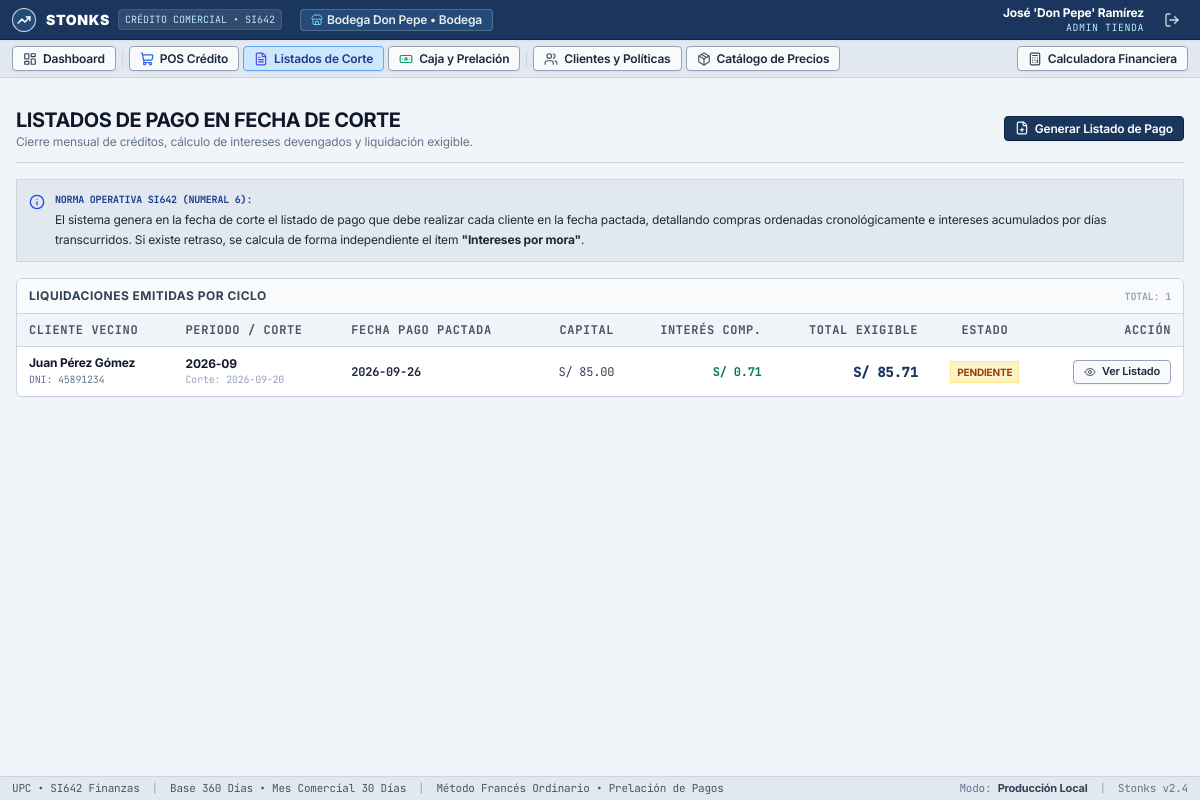
The app's page /liquidaciones (signed in) with its own data.
### tables this page shows
CREATE TABLE tiendas (
        id INTEGER PRIMARY KEY AUTOINCREMENT,
        admin_usuario_id INTEGER NOT NULL,
        razon_social TEXT NOT NULL,
        nombre_comercial TEXT NOT NULL,
        ruc TEXT UNIQUE NOT NULL,
        giro TEXT NOT NULL,
        direccion TEXT NOT NULL,
        telefono TEXT NOT NULL,
        correo TEXT,
        moneda_principal TEXT DEFAULT 'PEN',
        activa INTEGER DEFAULT 1,
        fecha_creacion TIMESTAMP DEFAULT CURRENT_TIMESTAMP,
        FOREIGN KEY (admin_usuario_id) REFERENCES usuarios (id)
    );

CREATE TABLE liquidaciones_corte (
        id INTEGER PRIMARY KEY AUTOINCREMENT,
        tienda_id INTEGER NOT NULL,
        cliente_id INTEGER NOT NULL,
        periodo_mes_anio TEXT NOT NULL,
        fecha_corte DATE NOT NULL,
        fecha_pago_pactada DATE NOT NULL,
        subtotal_capital REAL NOT NULL,
        total_interes_compensatorio REAL NOT NULL,
        total_interes_mora REAL DEFAULT 0.0,
        total_exigible REAL NOT NULL,
        dias_mora INTEGER DEFAULT 0,
        estado TEXT DEFAULT 'Pendiente' CHECK(estado IN ('Pendiente', 'Pagado', 'En_Mora')),
        fecha_pago_real DATE,
        fecha_emision TIMESTAMP DEFAULT CURRENT_TIMESTAMP,
        FOREIGN KEY (tienda_id) REFERENCES tiendas (id),
        FOREIGN KEY (cliente_id) REFERENCES clientes (id),
        UNIQUE(tienda_id, cliente_id, periodo_mes_anio)
    );

CREATE TABLE clientes (
        id INTEGER PRIMARY KEY AUTOINCREMENT,
        tienda_id INTEGER NOT NULL,
        usuario_id INTEGER,
        tipo_documento TEXT DEFAULT 'DNI',
        num_documento TEXT NOT NULL,
        nombres TEXT NOT NULL,
        apellidos TEXT NOT NULL,
        direccion TEXT NOT NULL,
        telefono TEXT NOT NULL,
        correo TEXT,
        moneda TEXT DEFAULT 'PEN' CHECK(moneda IN ('PEN', 'USD')),
        limite_credito REAL NOT NULL DEFAULT 500.0,
        plazo_maximo_meses INTEGER NOT NULL DEFAULT 6,
        dia_corte INTEGER NOT NULL DEFAULT 20,
        dia_pago INTEGER NOT NULL DEFAULT 26,
        tipo_tasa_comp TEXT DEFAULT 'TEA' CHECK(tipo_tasa_comp IN ('TEA', 'TNA')),
        tasa_comp REAL NOT NULL DEFAULT 0.24,
        cap_comp TEXT DEFAULT 'Diaria',
        tipo_tasa_mora TEXT DEFAULT 'TEA' CHECK(tipo_tasa_mora IN ('TEA', 'TNA')),
        tasa_mora REAL NOT NULL DEFAULT 0.05,
        cap_mora TEXT DEFAULT 'Diaria',
        cok_anual REAL NOT NULL DEFAULT 0.15,
        activo INTEGER DEFAULT 1,
        fecha_registro TIMESTAMP DEFAULT CURRENT_TIMESTAMP,
        FOREIGN KEY (tienda_id) REFERENCES tiendas (id),
        FOREIGN KEY (usuario_id) REFERENCES usuarios (id),
        UNIQUE(tienda_id, num_documento)
    );

### app.py (the view)
@app.route("/liquidaciones")
@login_required
@role_required("admin_tienda")
def liquidaciones():
    tienda_id = session.get("tienda_id")
    conn = get_db_connection()
    liqs = conn.execute("""
        SELECT l.*, c.nombres || ' ' || c.apellidos as cliente_nombre, c.num_documento, c.telefono,
               c.tasa_mora, c.tipo_tasa_mora
        FROM liquidaciones_corte l
        JOIN clientes c ON l.cliente_id = c.id
        WHERE l.tienda_id = ?
        ORDER BY l.fecha_corte DESC
    """, (tienda_id,)).fetchall()
    clientes = conn.execute("SELECT * FROM clientes WHERE tienda_id = ? AND activo = 1", (tienda_id,)).fetchall()
    conn.close()
    return render_template("settlement.html", liquidaciones=liqs, clientes=clientes)

### templates/settlement.html (shortened to what this page needs)
{% extends "base.html" %}
{% block content %}
<div class="space-y-4">
    <div class="flex flex-col sm:flex-row sm:items-center sm:justify-between pb-3 border-b border-slate-300">
        <div>
            <h1 class="text-xl font-bold text-slate-900 tracking-tight uppercase">Listados de Pago en Fecha de Corte</h1>
            <p class="text-xs text-slate-500">Cierre mensual de créditos, cálculo de intereses devengados y liquidación exigible.</p>
        </div>
        <button onclick="document.getElementById('modal-nueva-liquidacion').classList.remove('hidden')" class="btn-win32 btn-win32-primary mt-2 sm:mt-0">
            <i data-lucide="file-plus" class="w-3.5 h-3.5"></i>
            <span>Generar Listado de Pago</span>
        </button>
    </div>
    <div class="p-3 rounded-xs bg-slate-200 border border-slate-300 text-slate-800 text-xs leading-relaxed flex items-start gap-2.5">
        <i data-lucide="info" class="w-4 h-4 text-blue-700 shrink-0 mt-0.5"></i>
        <div>
            <span class="font-bold uppercase font-mono text-[10px] text-blue-900 block mb-0.5">Norma Operativa SI642 (Numeral 6):</span>
            El sistema genera en la fecha de corte el listado de pago que debe realizar cada cliente en la fecha pactada, detallando compras ordenadas cronológicamente e intereses acumulados por días transcurridos. Si existe retraso, se calcula de forma independiente el ítem <strong>"Intereses por mora"</strong>.
        </div>
    </div>
    <div class="card-bundlerock overflow-hidden">
        <div class="card-header-bundlerock flex justify-between items-center">
            <span>Liquidaciones Emitidas por Ciclo</span>
            <span class="text-[10px] font-mono text-slate-400">Total: {{ liquidaciones | length }}</span>
        </div>
        <div class="overflow-x-auto">
            <table class="w-full text-left text-xs">
                <thead class="bg-slate-100 text-slate-600 font-bold border-b border-slate-300 font-mono uppercase tracking-wider">
                    <tr>
                        <th class="px-3 py-2">Cliente Vecino</th>
                        <th class="px-3 py-2">Periodo / Corte</th>
                        <th class="px-3 py-2">Fecha Pago Pactada</th>
                        <th class="px-3 py-2 text-right">Capital</th>
                        <th class="px-3 py-2 text-right">Interés Comp.</th>
                        <th class="px-3 py-2 text-right">Total Exigible</th>
                        <th class="px-3 py-2 text-center">Estado</th>
                        <th class="px-3 py-2 text-right">Acción</th>
                    </tr>
                </thead>
                <tbody class="divide-y divide-slate-200 text-xs">
                    {% for l in liquidaciones %}
                    <tr class="hover:bg-blue-50/40 transition">
                        <td class="px-3 py-2 font-bold text-slate-900">
                            <div>{{ l.cliente_nombre }}</div>
                            <span class="text-[10px] font-mono text-slate-500 font-normal">DNI: {{ l.num_documento }}</span>
                        </td>
                        <td class="px-3 py-2 text-slate-700">
                            <span class="font-bold text-slate-900">{{ l.periodo_mes_anio }}</span>
                            <div class="text-[10px] text-slate-400 font-mono">Corte: {{ l.fecha_corte }}</div>
                        </td>
                        <td class="px-3 py-2 font-bold text-slate-800 font-mono">
                            {{ l.fecha_pago_pactada }}
                        </td>
                        <td class="px-3 py-2 text-right text-slate-700 font-mono">
                            {{ l.subtotal_capital | moneda }}
                        </td>
                        <td class="px-3 py-2 text-right text-emerald-700 font-bold font-mono">
                            {{ l.total_interes_compensatorio | moneda }}
                        </td>
                        <td class="px-3 py-2 text-right font-black text-[#1a365d] text-sm font-mono">
                            {{ l.total_exigible | moneda }}
                        </td>
                        <td class="px-3 py-2 text-center font-sans">
                            {% if l.estado == 'Pagado' %}
                            <span class="inline-block px-1.5 py-0.5 rounded-xs text-[10px] font-bold bg-emerald-100 text-emerald-800 border border-emerald-200">
                                PAGADO
                            </span>
                            {% elif l.estado == 'Pagado_Con_Mora' %}
                            <span class="inline-block px-1.5 py-0.5 rounded-xs text-[10px] font-bold bg-purple-100 text-purple-800 border border-purple-200">
                                PAGADO C/ MORA
                            </span>
                            {% elif l.dias_mora > 0 or l.estado == 'En_Mora' %}
                            <span class="inline-block px-1.5 py-0.5 rounded-xs text-[10px] font-bold bg-red-100 text-red-800 border border-red-200">
                                EN MORA
                            </span>
                            {% else %}
                            <span class="inline-block px-1.5 py-0.5 rounded-xs text-[10px] font-bold bg-amber-100 text-amber-800 border border-amber-200">
                                PENDIENTE
                            </span>
                            {% endif %}
                        </td>
                        <td class="px-3 py-2 text-right font-sans">
                            <a href="{{ url_for('liquidacion_detalle', liq_id=l.id) }}" class="btn-win32 text-[11px]">
                                <i data-lucide="eye" class="w-3 h-3 text-slate-600"></i>
                                <span>Ver Listado</span>
                            </a>
                        </td>
                    </tr>
                    {% else %}
                    <tr>
                        <td colspan="8" class="text-center py-8 text-slate-400 font-sans text-xs">
                            No existen listados emitidos en este momento.
                        </td>
                    </tr>
                    {% endfor %}
                </tbody>
            </table>
        </div>
    </div>
</div>
{% endblock %}

### templates/base.html (shortened to what this page needs)
<!DOCTYPE html>
<html lang="es" class="h-full bg-slate-100">
<head>
    <script src="https://cdn.tailwindcss.com"></script>
    <link rel="stylesheet" href="{{ url_for('static', filename='css/bundlerock.css') }}">
</head>
<body class="h-full flex flex-col font-sans text-slate-900 bg-slate-100 antialiased select-none">
    <header class="h-10 bg-[#1a365d] text-white flex items-center justify-between px-3 select-none shrink-0 border-b border-[#0f2442] shadow-sm z-50">
        <div class="flex items-center gap-2.5">
            <div class="w-6 h-6 rounded-full border border-white/80 bg-[#244a77] flex items-center justify-center shadow-xs">
                <i data-lucide="trending-up" class="w-3.5 h-3.5 text-white stroke-[2.5]"></i>
            </div>
            <a href="{{ url_for('index') }}" class="flex items-center gap-2 text-white hover:text-sky-200 transition group">
                <span class="tracking-wider text-sm font-black uppercase text-white font-sans group-hover:text-sky-200">STONKS</span>
                <span class="text-[10px] bg-white/10 px-1.5 py-0.5 rounded text-sky-200 font-mono tracking-normal uppercase border border-white/10">
                    Crédito Comercial &bull; SI642
                </span>
            </a>
            {% if current_tienda %}
            <span class="hidden sm:inline-flex items-center text-xs font-semibold text-white/90 bg-[#244a77] px-2.5 py-0.5 rounded border border-white/20 ml-2">
                <i data-lucide="store" class="w-3 h-3 mr-1 text-sky-300"></i>
                {{ current_tienda.nombre_comercial }} &bull; {{ current_tienda.giro }}
            </span>
            {% endif %}
        </div>
        <div class="flex items-center gap-3">
            {% if session.user_id %}
            <div class="text-right hidden sm:block">
                <div class="text-xs font-bold text-white leading-tight">{{ session.nombre_completo }}</div>
                <div class="text-[10px] font-mono text-sky-200 uppercase tracking-wider">{{ session.rol.replace('_', ' ') }}</div>
            </div>
            <a href="{{ url_for('logout') }}" title="Cerrar sesión" class="w-8 h-7 flex items-center justify-center text-white/80 hover:text-white hover:bg-white/10 rounded transition cursor-pointer">
                <i data-lucide="log-out" class="w-4 h-4"></i>
            </a>
            {% endif %}
        </div>
    </header>
    {% if session.user_id %}
    <nav class="bg-slate-200 border-b border-slate-300 px-3 py-1.5 flex items-center justify-between gap-2 shrink-0 min-w-0 overflow-x-auto shadow-xs">
        <div class="flex items-center gap-1 min-w-0">
            {% if session.rol == 'admin_sistema' %}
            <a href="{{ url_for('admin_dashboard') }}" class="btn-win32 {{ 'bg-[#cce8ff] border-blue-400 text-blue-900' if request.path == url_for('admin_dashboard') }}">
                <i data-lucide="layout-grid" class="w-3.5 h-3.5 text-blue-600"></i>
                <span>Gestión de Tiendas</span>
            </a>
            {% elif session.rol == 'admin_tienda' %}
            <a href="{{ url_for('store_dashboard') }}" class="btn-win32 {{ 'bg-[#cce8ff] border-blue-400 text-blue-900' if request.path == url_for('store_dashboard') }}">
                <i data-lucide="layout-dashboard" class="w-3.5 h-3.5 text-slate-700"></i>
                <span>Dashboard</span>
            </a>
            <a href="{{ url_for('pos_credito') }}" class="btn-win32 {{ 'bg-[#cce8ff] border-blue-400 text-blue-900' if request.path == url_for('pos_credito') }}">
                <i data-lucide="shopping-cart" class="w-3.5 h-3.5 text-blue-600"></i>
                <span>POS Crédito</span>
            </a>
            <a href="{{ url_for('liquidaciones') }}" class="btn-win32 {{ 'bg-[#cce8ff] border-blue-400 text-blue-900' if request.path == url_for('liquidaciones') }}">
                <i data-lucide="file-text" class="w-3.5 h-3.5 text-indigo-600"></i>
                <span>Listados de Corte</span>
            </a>
            <a href="{{ url_for('cobranzas') }}" class="btn-win32 {{ 'bg-[#cce8ff] border-blue-400 text-blue-900' if request.path == url_for('cobranzas') }}">
                <i data-lucide="banknote" class="w-3.5 h-3.5 text-emerald-600"></i>
                <span>Caja y Prelación</span>
            </a>
            <a href="{{ url_for('clientes') }}" class="btn-win32 {{ 'bg-[#cce8ff] border-blue-400 text-blue-900' if request.path == url_for('clientes') }}">
                <i data-lucide="users" class="w-3.5 h-3.5 text-slate-600"></i>
                <span>Clientes y Políticas</span>
            </a>
            <a href="{{ url_for('productos') }}" class="btn-win32 {{ 'bg-[#cce8ff] border-blue-400 text-blue-900' if request.path == url_for('productos') }}">
                <i data-lucide="package" class="w-3.5 h-3.5 text-slate-600"></i>
                <span>Catálogo de Precios</span>
            </a>
            {% elif session.rol == 'cliente' %}
            <a href="{{ url_for('customer_portal') }}" class="btn-win32 {{ 'bg-[#cce8ff] border-blue-400 text-blue-900' if request.path == url_for('customer_portal') }}">
                <i data-lucide="wallet" class="w-3.5 h-3.5 text-blue-600"></i>
                <span>Estado de Cuenta y Línea de Crédito</span>
            </a>
            {% endif %}
        </div>
        <div class="flex items-center gap-1.5 ml-auto shrink-0">
            <a href="{{ url_for('simulator') }}" class="btn-win32 {{ 'bg-[#cce8ff] border-blue-400 text-blue-900' if request.path == url_for('simulator') }}">
                <i data-lucide="calculator" class="w-3.5 h-3.5 text-slate-700"></i>
                <span>Calculadora Financiera</span>
            </a>
        </div>
    </nav>
    {% endif %}
    <main class="flex-1 max-w-7xl w-full mx-auto px-4 py-4 overflow-y-auto">
        {% block content %}{% endblock %}
    </main>
    <footer class="h-6 bg-slate-200 border-t border-slate-300 px-3 flex items-center justify-between text-[11px] text-slate-600 select-none shrink-0 font-mono">
        <div class="flex items-center gap-3">
            <span>UPC &bull; SI642 Finanzas</span>
            <span class="text-slate-400">|</span>
            <span>Base 360 Días &bull; Mes Comercial 30 Días</span>
            <span class="text-slate-400">|</span>
            <span>Método Francés Ordinario &bull; Prelación de Pagos</span>
        </div>
        <div class="flex items-center gap-3 text-slate-500">
            <span>Modo: <strong class="text-slate-700 font-sans">Producción Local</strong></span>
            <span class="text-slate-400">|</span>
            <span>Stonks v2.4</span>
        </div>
    </footer>
</body>
</html>

### records on screen
tiendas: nombre_comercial "Bodega Don Pepe", giro "Bodega"
liquidaciones_corte: cliente_nombre "Juan Pérez Gómez", num_documento "45891234", periodo_mes_anio "2026-09", fecha_corte "2026-09-20", fecha_pago_pactada "2026-09-26", subtotal_capital|moneda "S/ 85.00", total_interes_compensatorio|moneda "S/ 0.71", total_exigible|moneda "S/ 85.71", estado "PENDIENTE"

### other values on screen
{{ session.nombre_completo }} "José 'Don Pepe' Ramírez"
{{ session.rol.replace('_', ' ') }} "ADMIN TIENDA"
{{ liquidaciones | length }} "1"
